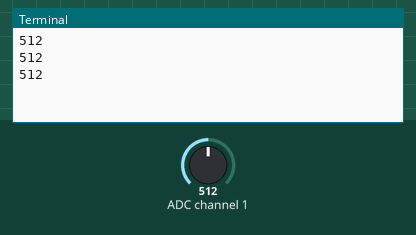
A program run on a simulated Raspberry Pi (BCM pin numbers). Parts: the last lines printed to the terminal. Inputs (shaded band) come from the test bench; at power-on: ADC channel 1 = 512 (analog values on the 0–1023 scale).

Above: at 1.2 s.
1.3 s: ADC channel 1 set to 716
At 1.9 s:
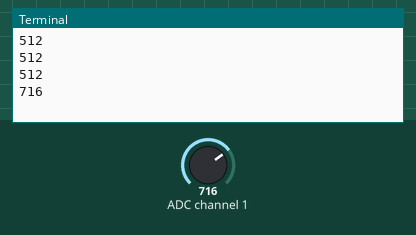
2.8 s: ADC channel 1 set to 900
At 3.3 s:
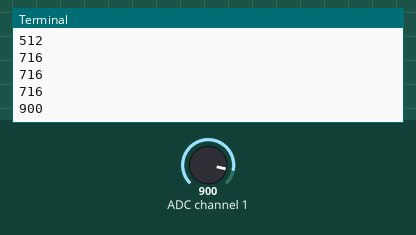
Timing chart, 0 to 5.8 s (numbered marks = the images above; inputs shaded):
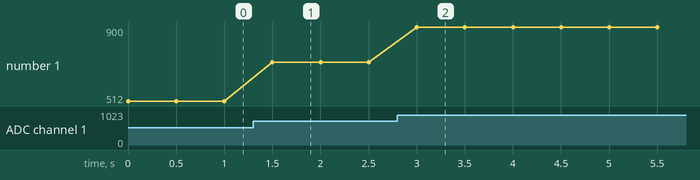

The program:

ph.py
```python
import mcpread
from time import sleep

class Ph:
    def __init__(self, channel):
        self.mcp = mcpread.Mcp()
        self.channel = channel

    def getPh(self):
        adcVal = self.mcp.read(self.channel)
        return adcVal

if __name__ == '__main__':
    ph = Ph(1)
    while True:
        print(ph.getPh())
        sleep(0.5)
```

mcpread.py
```python
import spidev
from time import sleep

class Mcp:
    def __init__(self):
        self.spi = spidev.SpiDev()
        self.spi.open(0,1)
        self.spi.max_speed_hz = 1350000

    def read(self, channel):
        adc = self.spi.xfer2([1,(8+channel)<<4,0])
        data = ((adc[1]&3) << 8) + adc[2]
        return data

if __name__ == "__main__":
    mcp = Mcp()
    while True:
        print([ mcp.read(c) for c in range(8) ])
        sleep(0.5)     
```

Measured:
- after the input at 1.3 s, the terminal: prints a new line after 0.20 s (image 1)
- after the input at 2.8 s, the terminal: prints a new line after 0.20 s (image 2)
- plotted number 1: 512 → 716 after the input at 1.3 s, 716 → 900 after the input at 2.8 s
